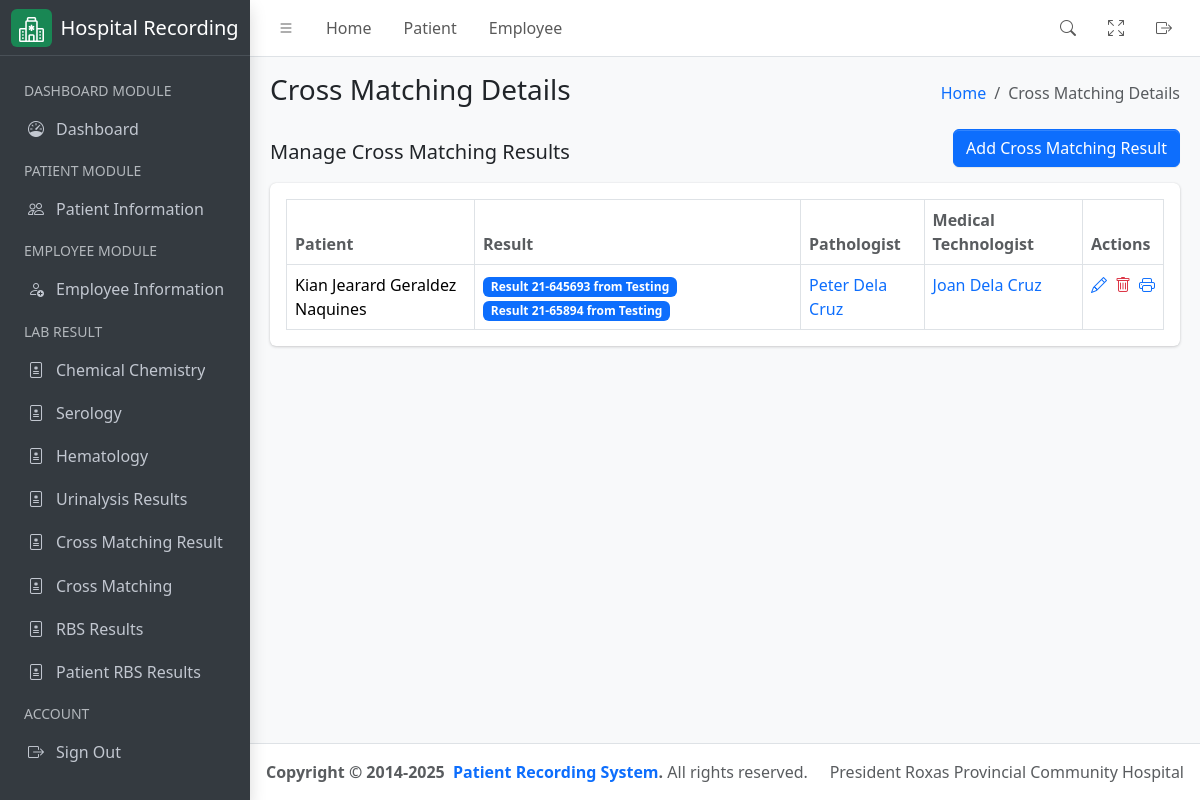
The app's page /laboratory/cross-matching/result with its own data.
### hospital_app/models.py (models this page shows, shortened)
class CrossMatching(models.Model):
    results = models.ManyToManyField(
        CrossMatchingResult,
        related_name="cross_matchings",
        help_text="Related cross-matching results.",
    )
    patient = models.ForeignKey(
        "Patient",
        related_name="cross_matchings",
        on_delete=models.CASCADE,
        help_text="Patient associated with this cross-matching.",
    )
    pathologist = models.ForeignKey(
        User,
        related_name="pathologist_cross_matchings",
        limit_choices_to={"groups__name": "Pathologist"},
        on_delete=models.CASCADE,
        help_text="Pathologist overseeing the cross-matching.",
    )
    medical_technologist = models.ForeignKey(
        User,
        related_name="technologist_cross_matchings",
        limit_choices_to={"groups__name": "Medical Technologist"},
        on_delete=models.CASCADE,
        help_text="Medical technologist handling the cross-matching.",
    )
    created_at = models.DateTimeField(
        auto_now_add=True, help_text="Timestamp of record creation."
    )
    updated_at = models.DateTimeField(
        auto_now=True, help_text="Timestamp of last update."
    )
    class Meta:
        verbose_name = "Cross Matching"
        verbose_name_plural = "Cross Matchings"
        db_table = "cross_matching"
        ordering = ["-created_at"]

class Patient(models.Model):
    firstname = models.CharField(max_length=255)
    middlename = models.CharField(max_length=255)
    lastname = models.CharField(max_length=255)
    age = models.PositiveIntegerField()
    sex = models.CharField(
        max_length=10, choices=(("Male", "Male"), ("Female", "Female"))
    )
    physician = models.ForeignKey(
        User,
        related_name="physician",
        limit_choices_to={"groups__name": "Physician"},
        on_delete=models.CASCADE,
    )
    room_number = models.PositiveIntegerField()
    sample_type = models.CharField(max_length=255)
    time_of_collection = models.TimeField()
    date_of_collection = models.DateField()
    sars_result = models.CharField(max_length=255)
    date = models.DateField(auto_now_add=True)
    assigned_pathologist = models.ForeignKey(
        User,
        related_name="patient_pathologist",
        on_delete=models.CASCADE,
        null=True,
        blank=True,
        limit_choices_to={"groups__name": "Pathologist"},
    )
    assigned_technologist = models.ForeignKey(
        User,
        related_name="patient_technologist",
        on_delete=models.CASCADE,
        null=True,
        blank=True,
        limit_choices_to={"groups__name": "Medical Technologist"},
    )
    patient_type = models.CharField(
        max_length=100,
        default="In Patient",
        choices=(
            ("In Patient", "In Patient"),
            ("Out Patient", "Out Patient"),
        ),
    )
    def get_full_name(self):
        return f"{self.firstname} {self.middlename} {self.lastname}"
    def __str__(self) -> str:
        return self.get_full_name()

class CrossMatchingResult(models.Model):
    serial_no = models.CharField(
        max_length=255,
        unique=True,
        help_text="Unique serial number of the cross-matching result.",
    )
    amt_in_cc = models.FloatField(help_text="Amount in cc.")
    blood_bank = models.CharField(max_length=255, help_text="Name of the blood bank.")
    date_of_collection = models.DateField(help_text="Date the blood was collected.")
    expiration_date = models.DateField(help_text="Expiration date of the blood.")
    result = models.TextField(max_length=255, help_text="Result of the cross-matching.")
    def __str__(self) -> str:
        return f"Result {self.serial_no} from {self.blood_bank}"
    class Meta:
        verbose_name = "Cross Matching Result"
        verbose_name_plural = "Cross Matching Results"
        db_table = "cross_matching_result"
        ordering = ["-date_of_collection"]

### hospital_app/views.py (the view)
# urls.py: path('laboratory/cross-matching/result', CrossMatchingView.as_view(), name="cross_matching_list"),
class CrossMatchingView(ListView):
    template_name = "cross_matching.html"
    queryset = CrossMatching.objects.all()
    context_object_name = "results"
    def get_context_data(self, **kwargs):
        context = super().get_context_data(**kwargs)
        context["detail_header"] = "Cross Matching Details List"
        context["humberger_header"] = "Cross Matching Details"
        return context

### hospital_app/templates/cross_matching.html
{% extends './includes/base.html' %}
{% block content %}
<div class="container-fluid">
    <div class="row">
        <div class="col-md-12">
            <div class="d-flex justify-content-between align-items-center">
                <h5>Manage Cross Matching Results</h5>
                <a href="{% url 'cross_matching_add' %}" class="btn btn-primary mb-3">Add Cross Matching Result</a>
            </div>
            <div class="card mb-4">
                <div class="card-body">
                    <table id="datatable" class="table table-bordered table-hover">
                        <thead>
                            <tr>
                                <th class="text-muted">Patient</th>
                                <th class="text-muted">Result</th>
                                <th class="text-muted">Pathologist</th>
                                <th class="text-muted">Medical Technologist</th>
                                <th class="text-muted">Actions</th>
                            </tr>
                        </thead>
                        <tbody>
                            {% for result in results %}
                            <tr>
                                <td>{{ result.patient }}</td>
                                <td>
                                    {% for item in result.results.all %}
                                    <span class="badge bg-primary">
                                        <a class="text-white" style="text-decoration: none;" target="_blank" href="{% url 'cross_matching_result_update' pk=item.id %}">
                                            {{ item }}
                                        </a>
                                    </span>
                                    {% endfor %}
                                </td>
                                <td>
                                    <a style="text-decoration: none;" target="_blank" href="{% url 'employee_update' pk=result.pathologist.id %}">
                                        {{ result.pathologist.get_full_name }}
                                    </a>
                                </td>
                                <td>
                                    <a style="text-decoration: none;" target="_blank" href="{% url 'employee_update' pk=result.medical_technologist.id %}">
                                        {{ result.medical_technologist.get_full_name }}
                                    </a>
                                    </td>
                                <td>
                                    <div class="d-flex align-items-center justify-content-start gap-2">
                                        <a href="{% url 'cross_matching_update' pk=result.id %}" class="text-sm">
                                            <i class="bi bi-pencil"></i>
                                        </a>
                                        <a href="{% url 'cross_matching_delete' pk=result.id %}" class="text-sm">
                                            <i class="bi bi-trash text-danger"></i>
                                        </a>
                                        <a href="{% url 'generate_cross_matching_result' pk=result.id %}">
                                            <i class="bi bi-printer"></i>
                                        </a>
                                    </div>
                                </td>
                            </tr>
                            {% endfor %}
                        </tbody>
                    </table>
                </div>
            </div>
        </div>
    </div>
</div>
{% endblock %}

### records on screen
CrossMatching: patient "Kian Jearard Geraldez Naquines", pathologist.get_full_name "Peter Dela Cruz", medical_technologist.get_full_name "Joan Dela Cruz"
CrossMatchingResult: serial_no+blood_bank "Result 21-645693 from Testing"
CrossMatchingResult: serial_no+blood_bank "Result 21-65894 from Testing"

### other values on screen
{{ humberger_header }} "Cross Matching Details"
